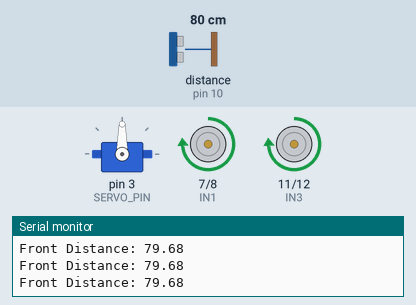
Bench run of a sketch on a simulated Arduino Uno, built with avr-gcc and run on an emulated ATmega328P. Shown: servo, motor-driver pin pairs drawn as motors (green arrow = first pin HIGH = forward, orange = second pin HIGH = backward, longer = more drive, scaled by the enable pin), the last lines printed to the serial monitor. Wiring (inferred from the names in the program): ultrasonic range finder: trigger pin 9; echo pin 10. Inputs (shaded band) come from the test bench; at power-on: distance to the obstacle (sensor on pin 10) 80 cm. The echo pulse lasts 58.3 µs per cm.

Above: at 1.7 s.
1.8 s: distance to the obstacle (sensor on pin 10) set to 2 cm
At 3.6 s:
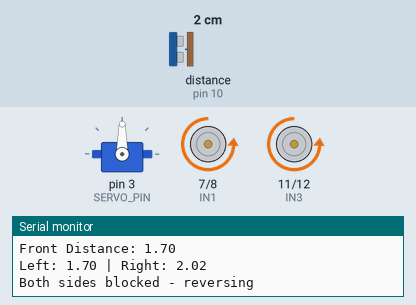
4.8 s: distance to the obstacle (sensor on pin 10) set to 35 cm
At 5.7 s:
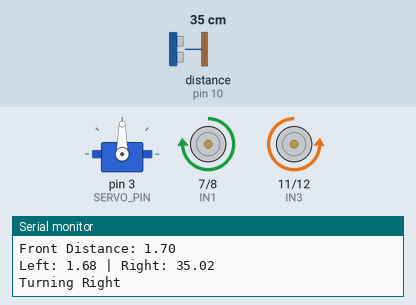
7.3 s: distance to the obstacle (sensor on pin 10) set to 4 cm
At 9.6 s:
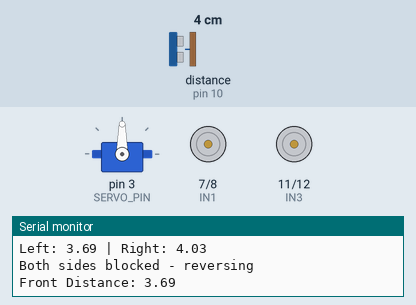
10.3 s: distance to the obstacle (sensor on pin 10) set to 60 cm
At 11.9 s:
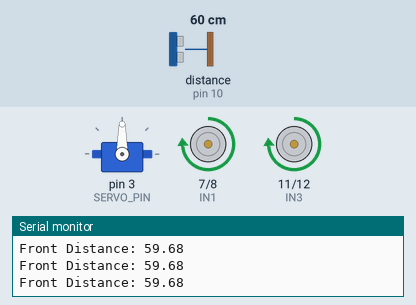
Timing chart, 0 to 13.4 s (numbered marks = the images above; inputs shaded):
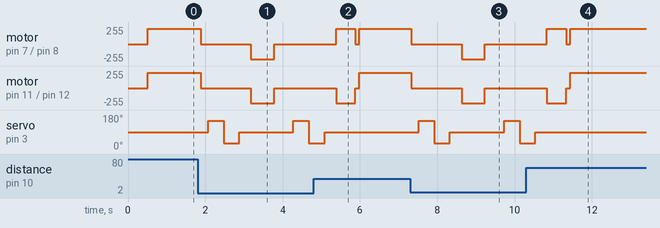

Measured:
- after the input at 1.8 s, motor on pin 7 (IN1) / pin 8 (IN2), motor on pin 11 (IN3) / pin 12 (IN4): forward 230/255 → stopped after 0.08 s, → backward 230/255 1.3 s later, → stopped 0.60 s later; servo on pin 3 (SERVO_PIN): 90° → 150° after 0.28 s, → 30° 0.40 s later, → 90° 0.40 s later, → 150° 1.4 s later, … (5 changes in this stretch)
- after the input at 4.8 s, servo on pin 3 (SERVO_PIN): goes on until 5.1 s, then stays 90°
- after the input at 7.3 s, motor on pin 7 (IN1) / pin 8 (IN2), motor on pin 11 (IN3) / pin 12 (IN4): forward 230/255 → stopped at once, → backward 230/255 1.3 s later, → stopped 0.60 s later; servo on pin 3 (SERVO_PIN): 90° → 150° after 0.23 s, → 30° 0.40 s later, → 90° 0.40 s later, → 150° 1.4 s later, … (5 changes in this stretch)
- after the input at 10.3 s, servo on pin 3 (SERVO_PIN): goes on until 10.5 s, then stays 90°

The sketch:

resq_rover.ino
```cpp
/*
  PHASE 4 - FULL AUTONOMOUS OBSTACLE-AVOIDING ROVER
  --------------------------------------------------------
  Combines: HC-SR04 ultrasonic + SG90 servo scanning + L298N motor control

  Pin map:
    HC-SR04:  TRIG = 9   ECHO = 10
    SERVO:    SIGNAL = 3
    L298N:    ENA = 5   IN1 = 7   IN2 = 8   (left side motors)
              ENB = 6   IN3 = 11  IN4 = 12  (right side motors)

  Logic:
    - If front is clear -> move forward
    - If obstacle detected -> stop, scan left & right, turn toward clearer side
    - If both sides blocked -> reverse briefly, then re-scan
*/

#include <Servo.h>

// ---------- Pin definitions ----------
const int TRIG_PIN = 9;
const int ECHO_PIN = 10;

const int SERVO_PIN = 3;
const int CENTER_ANGLE = 90;
const int LEFT_ANGLE   = 150;
const int RIGHT_ANGLE  = 30;

const int ENA = 5;
const int IN1 = 7;
const int IN2 = 8;

const int ENB = 6;
const int IN3 = 11;
const int IN4 = 12;

// ---------- Config ----------
const int SAFE_DISTANCE = 25;     // cm - below this, treat as obstacle
const int MOTOR_SPEED = 230;      // 0-255

Servo scanServo;

void setup() {
  Serial.begin(9600);

  pinMode(TRIG_PIN, OUTPUT);
  pinMode(ECHO_PIN, INPUT);

  pinMode(ENA, OUTPUT);
  pinMode(IN1, OUTPUT);
  pinMode(IN2, OUTPUT);
  pinMode(ENB, OUTPUT);
  pinMode(IN3, OUTPUT);
  pinMode(IN4, OUTPUT);

  scanServo.attach(SERVO_PIN);
  scanServo.write(CENTER_ANGLE);
  delay(500);

  stopRobot();
  Serial.println("Autonomous Rover Starting...");
}

void loop() {
  float frontDistance = getDistance();
  Serial.print("Front Distance: ");
  Serial.println(frontDistance);

  if (frontDistance == -1 || frontDistance > SAFE_DISTANCE) {
    // Path clear
    moveForward();
  } else {
    // Obstacle detected
    stopRobot();
    delay(200);

    float leftDistance = scanDirection(LEFT_ANGLE);
    float rightDistance = scanDirection(RIGHT_ANGLE);

    scanServo.write(CENTER_ANGLE);
    delay(300);

    Serial.print("Left: ");
    Serial.print(leftDistance);
    Serial.print(" | Right: ");
    Serial.println(rightDistance);

    if (leftDistance == -1) leftDistance = 999; // treat timeout as "very clear"
    if (rightDistance == -1) rightDistance = 999;

    if (leftDistance < SAFE_DISTANCE && rightDistance < SAFE_DISTANCE) {
      // both blocked - reverse briefly
      Serial.println("Both sides blocked - reversing");
      moveBackward();
      delay(600);
      stopRobot();
      delay(200);
    } else if (leftDistance > rightDistance) {
      Serial.println("Turning Left");
      turnLeft();
      delay(500);
      stopRobot();
    } else {
      Serial.println("Turning Right");
      turnRight();
      delay(500);
      stopRobot();
    }
  }

  delay(100);
}

// ---------- Ultrasonic ----------
float getDistance() {
  digitalWrite(TRIG_PIN, LOW);
  delayMicroseconds(2);
  digitalWrite(TRIG_PIN, HIGH);
  delayMicroseconds(10);
  digitalWrite(TRIG_PIN, LOW);

  long duration = pulseIn(ECHO_PIN, HIGH, 30000);
  if (duration == 0) {
    return -1;
  }
  return duration * 0.0343 / 2;
}

// ---------- Servo scan ----------
float scanDirection(int angle) {
  scanServo.write(angle);
  delay(400); // give servo time to physically reach the angle
  return getDistance();
}

// ---------- Motor control ----------
void moveForward() {
  analogWrite(ENA, MOTOR_SPEED);
  analogWrite(ENB, MOTOR_SPEED);
  digitalWrite(IN1, HIGH);
  digitalWrite(IN2, LOW);
  digitalWrite(IN3, HIGH);
  digitalWrite(IN4, LOW);
}

void moveBackward() {
  analogWrite(ENA, MOTOR_SPEED);
  analogWrite(ENB, MOTOR_SPEED);
  digitalWrite(IN1, LOW);
  digitalWrite(IN2, HIGH);
  digitalWrite(IN3, LOW);
  digitalWrite(IN4, HIGH);
}

void turnLeft() {
  analogWrite(ENA, MOTOR_SPEED);
  analogWrite(ENB, MOTOR_SPEED);
  digitalWrite(IN1, LOW);
  digitalWrite(IN2, HIGH);
  digitalWrite(IN3, HIGH);
  digitalWrite(IN4, LOW);
}

void turnRight() {
  analogWrite(ENA, MOTOR_SPEED);
  analogWrite(ENB, MOTOR_SPEED);
  digitalWrite(IN1, HIGH);
  digitalWrite(IN2, LOW);
  digitalWrite(IN3, LOW);
  digitalWrite(IN4, HIGH);
}

void stopRobot() {
  analogWrite(ENA, 0);
  analogWrite(ENB, 0);
  digitalWrite(IN1, LOW);
  digitalWrite(IN2, LOW);
  digitalWrite(IN3, LOW);
  digitalWrite(IN4, LOW);
}
```
